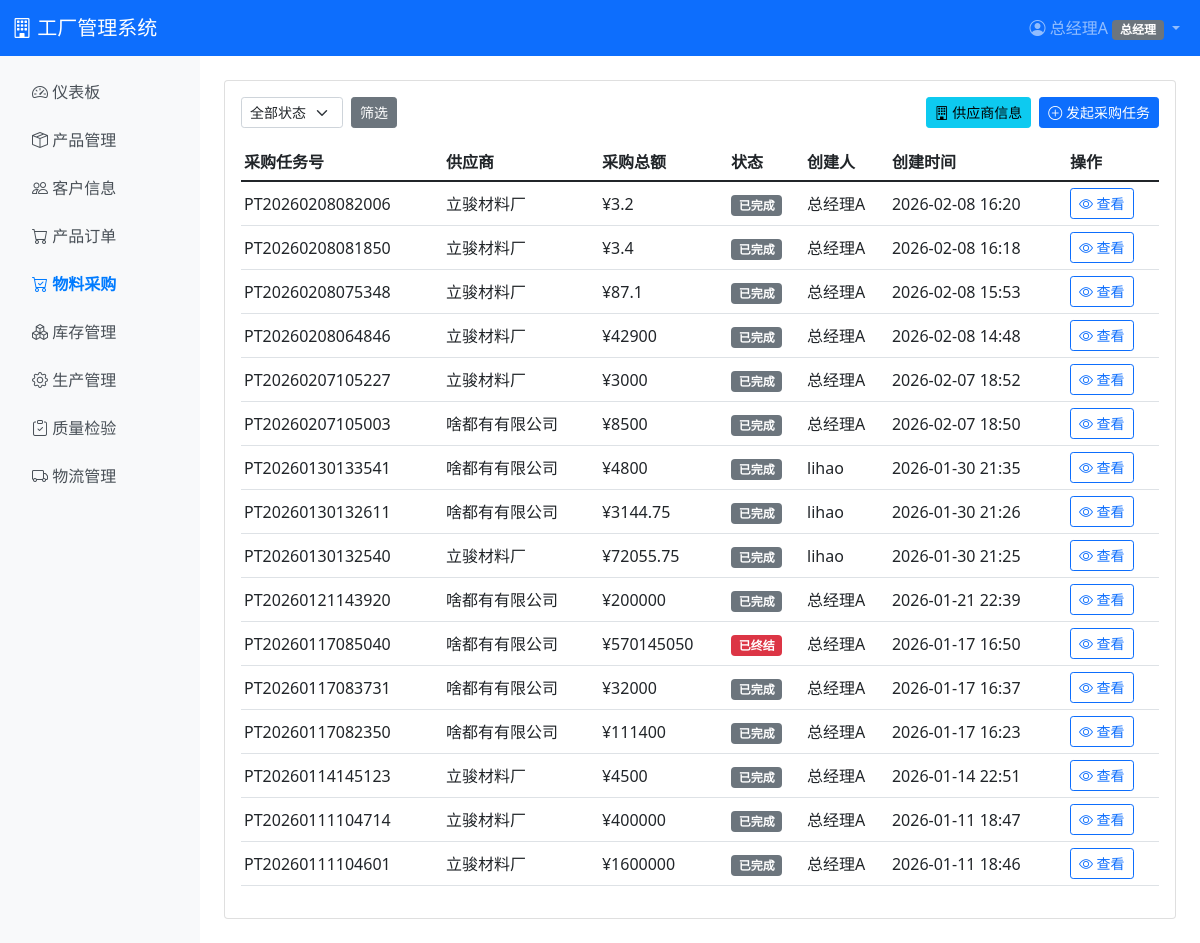
Before: /purchase/tasks/ (signed in) with the older database file.
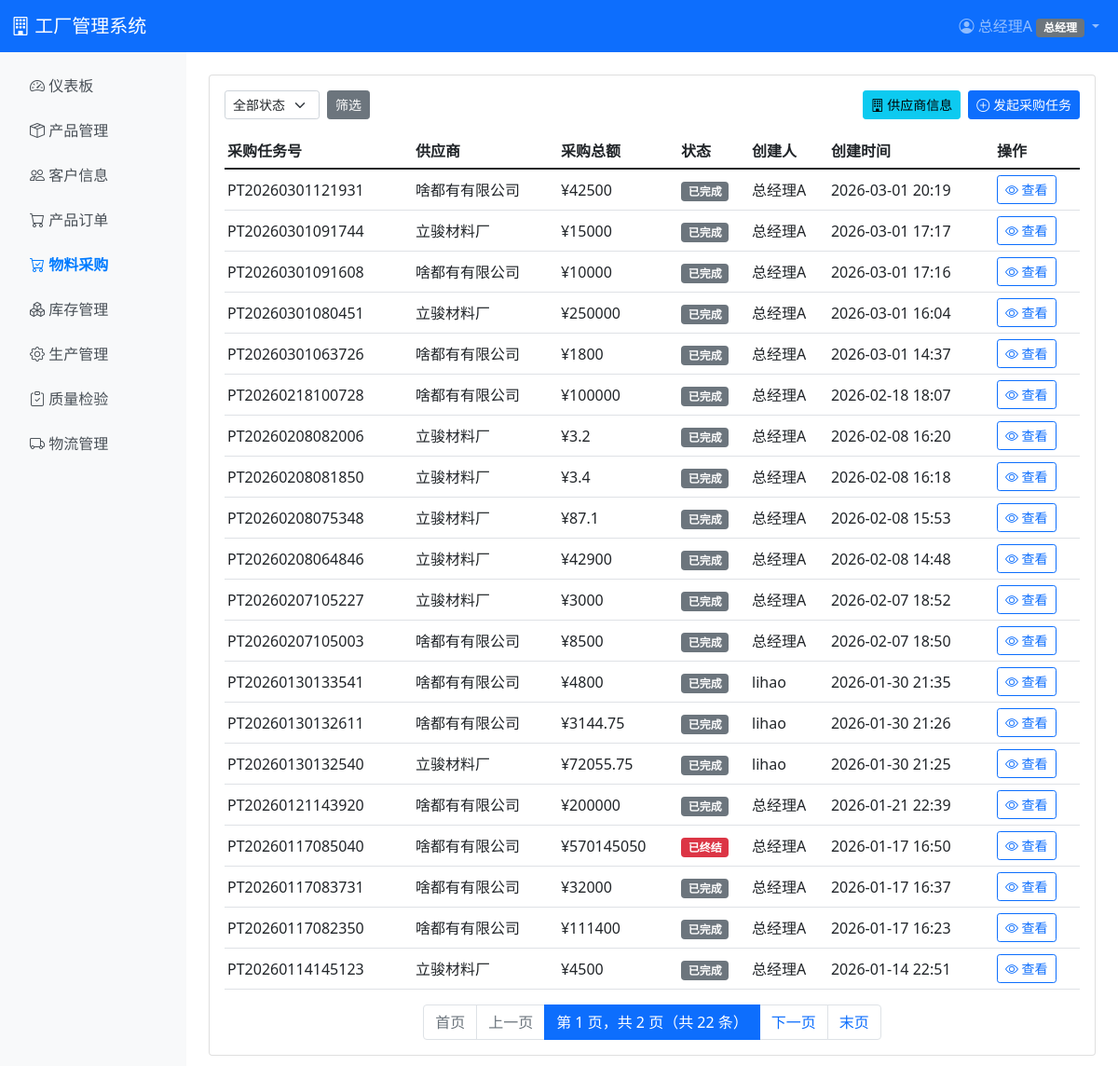
After: the same page with the newer database file.
### purchase/models.py (models this page shows, shortened)
class PurchaseTask(models.Model):
    STATUS_CHOICES = [
        ('pending', '待审批'),
        ('approved', '已审批'),
        ('purchasing', '采购中'),
        ('completed', '已完成'),
        ('cancelled', '已取消'),
        ('terminated', '已终结'),
    ]
    task_no = models.CharField(max_length=50, unique=True, verbose_name='采购任务号')
    supplier = models.ForeignKey(Supplier, on_delete=models.PROTECT, verbose_name='供应商')
    total_amount = models.DecimalField(max_digits=12, decimal_places=2, default=0, verbose_name='采购总额')
    status = models.CharField(max_length=20, choices=STATUS_CHOICES, default='pending', verbose_name='状态')
    created_by = models.ForeignKey('auth.User', on_delete=models.PROTECT, related_name='created_purchase_tasks', verbose_name='创建人')
    approved_by = models.ForeignKey('auth.User', on_delete=models.SET_NULL, null=True, blank=True, related_name='approved_purchase_tasks', verbose_name='审批人')
    approved_at = models.DateTimeField(null=True, blank=True, verbose_name='审批时间')
    terminated_by = models.ForeignKey('auth.User', on_delete=models.SET_NULL, null=True, blank=True, related_name='terminated_purchase_tasks', verbose_name='终结人')
    terminated_at = models.DateTimeField(null=True, blank=True, verbose_name='终结时间')
    terminate_reason = models.TextField(blank=True, verbose_name='终结原因')
    remark = models.TextField(blank=True, verbose_name='备注')
    created_at = models.DateTimeField(auto_now_add=True, verbose_name='创建时间')
    updated_at = models.DateTimeField(auto_now=True, verbose_name='更新时间')
    class Meta:
        verbose_name = '采购任务'
        verbose_name_plural = '采购任务'
        ordering = ['-created_at']

class Supplier(models.Model):
    name = models.CharField(max_length=200, unique=True, verbose_name='供应商名称')
    contact_person = models.CharField(max_length=100, blank=True, verbose_name='联系人')
    contact_phone = models.CharField(max_length=20, blank=True, verbose_name='联系电话')
    address = models.CharField(max_length=500, blank=True, verbose_name='地址')
    email = models.EmailField(blank=True, verbose_name='邮箱')
    remark = models.TextField(blank=True, verbose_name='备注')
    created_by = models.ForeignKey('auth.User', on_delete=models.PROTECT, related_name='created_suppliers', verbose_name='创建人')
    created_at = models.DateTimeField(auto_now_add=True, verbose_name='创建时间')
    updated_at = models.DateTimeField(auto_now=True, verbose_name='更新时间')
    class Meta:
        verbose_name = '供应商'
        verbose_name_plural = '供应商'
        ordering = ['name']

### purchase/views.py (the view)
# urls.py: path('tasks/', views.task_list, name='task_list'),
@login_required
@role_required('warehouse', 'ceo')
def task_list(request):
    tasks = PurchaseTask.objects.select_related('created_by', 'approved_by', 'terminated_by').all()
    status_filter = request.GET.get('status', '')
    if status_filter:
        tasks = tasks.filter(status=status_filter)
    paginator = Paginator(tasks, 20)
    page_number = request.GET.get('page')
    page_obj = paginator.get_page(page_number)
    extra_params = ''
    if status_filter:
        extra_params = f'status={status_filter}'
    context = {
        'tasks': page_obj,
        'status_filter': status_filter,
        'extra_params': extra_params,
    }
    return render(request, 'purchase/task_list.html', context)

### accounts/templatetags/permission_tags.py (called while the page is built)
@register.filter
def num(value, max_decimals=4):
    if value is None:
        return ''
    try:
        d = Decimal(str(value))
    except (InvalidOperation, TypeError, ValueError):
        return value
    try:
        max_d = int(max_decimals)
        if max_d < 0:
            max_d = 4
    except (TypeError, ValueError):
        max_d = 4
    d = round(d, max_d)
    if d == d.to_integral_value():
        return str(int(d))
    return format(d, f'.{max_d}f').rstrip('0').rstrip('.')

### templates/purchase/task_list.html (shortened to what this page needs)
{% extends 'base.html' %}
{% load permission_tags %}
{% block content %}
<div class="card">
    <div class="card-body">
        <div class="d-flex justify-content-between align-items-center flex-wrap gap-2 mb-3">
            <form method="get" class="d-flex align-items-center flex-wrap gap-2">
                <select name="status" class="form-select form-select-sm" style="width: auto;">
                    <option value="">全部状态</option>
                </select>
                <button type="submit" class="btn btn-secondary btn-sm">筛选</button>
            </form>
            <div class="d-flex align-items-center gap-2">
                <a href="{% url 'purchase:supplier_list' %}" class="btn btn-info btn-sm">
                    <i class="bi bi-building"></i> 供应商信息
                </a>
                <a href="{% url 'purchase:task_create' %}" class="btn btn-primary btn-sm">
                    <i class="bi bi-plus-circle"></i> 发起采购任务
                </a>
            </div>
        </div>
        <div class="table-responsive">
            <table class="table table-hover table-sm">
                <thead>
                    <tr>
                        <th>采购任务号</th>
                        <th>供应商</th>
                        <th>采购总额</th>
                        <th>状态</th>
                        <th>创建人</th>
                        <th>创建时间</th>
                        <th>操作</th>
                    </tr>
                </thead>
                <tbody>
                    {% for task in tasks %}
                    <tr>
                        <td>{{ task.task_no }}</td>
                        <td>{{ task.supplier.name }}</td>
                        <td>¥{{ task.total_amount|num }}</td>
                        <td>
                            {% if task.status == 'pending' %}
                            <span class="badge bg-warning">待审批</span>
                            {% elif task.status == 'approved' %}
                            <span class="badge bg-success">已审批</span>
                            {% elif task.status == 'purchasing' %}
                            <span class="badge bg-info">采购中</span>
                            {% elif task.status == 'completed' %}
                            <span class="badge bg-secondary">已完成</span>
                            {% elif task.status == 'terminated' %}
                            <span class="badge bg-danger">已终结</span>
                            {% endif %}
                        </td>
                        <td>{{ task.created_by.username }}</td>
                        <td>{{ task.created_at|date:"Y-m-d H:i" }}</td>
                        <td>
                            <a href="{% url 'purchase:task_detail' task.pk %}" class="btn btn-sm btn-outline-primary">
                                <i class="bi bi-eye"></i> 查看
                            </a>
                        </td>
                    </tr>
                    {% empty %}
                    <tr>
                        <td colspan="7" class="text-center text-muted">暂无采购任务</td>
                    </tr>
                    {% endfor %}
                </tbody>
            </table>
        </div>
        {% include 'includes/pagination.html' with page_obj=tasks extra_params=extra_params %}
    </div>
</div>
{% endblock %}

Changed rows visible on the page:
no longer on this page (row unchanged): PurchaseTask: task_no "PT20260111104714", supplier.name "立骏材料厂", total_amount|num "400000", status "已完成", created_by.username "总经理A", created_at "2026-01-11 18:47"
no longer on this page (row unchanged): PurchaseTask: task_no "PT20260111104601", supplier.name "立骏材料厂", total_amount|num "1600000", status "已完成", created_by.username "总经理A", created_at "2026-01-11 18:46"
added PurchaseTask: task_no "PT20260301121931", supplier.name "啥都有有限公司", total_amount|num "42500", status "已完成", created_by.username "总经理A", created_at "2026-03-01 20:19"
added PurchaseTask: task_no "PT20260301091744", supplier.name "立骏材料厂", total_amount|num "15000", status "已完成", created_by.username "总经理A", created_at "2026-03-01 17:17"
added PurchaseTask: task_no "PT20260301091608", supplier.name "啥都有有限公司", total_amount|num "10000", status "已完成", created_by.username "总经理A", created_at "2026-03-01 17:16"
added PurchaseTask: task_no "PT20260301080451", supplier.name "立骏材料厂", total_amount|num "250000", status "已完成", created_by.username "总经理A", created_at "2026-03-01 16:04"
added PurchaseTask: task_no "PT20260301063726", supplier.name "啥都有有限公司", total_amount|num "1800", status "已完成", created_by.username "总经理A", created_at "2026-03-01 14:37"
added PurchaseTask: task_no "PT20260218100728", supplier.name "啥都有有限公司", total_amount|num "100000", status "已完成", created_by.username "总经理A", created_at "2026-02-18 18:07"
Other visible differences:
{{ page_obj.number }}: (not shown) → "1"
{{ page_obj.paginator.num_pages }}: (not shown) → "2"
{{ page_obj.paginator.count }}: (not shown) → "22"
text now shown: "首页 上一页 第 页，共 页（共 条） 下一页 末页"
